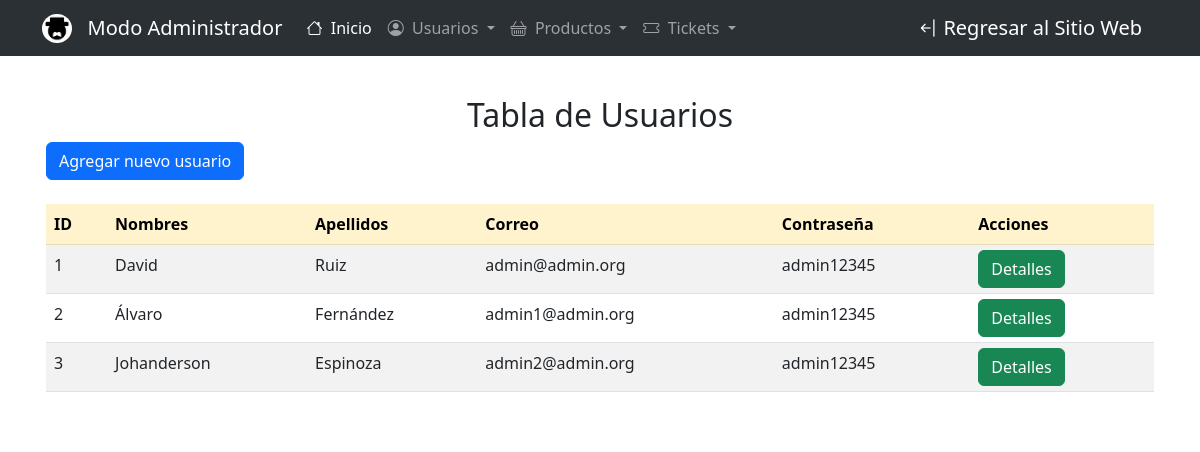
Page /views/admin/usuarios/index.php on the committed database.
### tables this page shows
CREATE TABLE `usuarios` (
  `id` int(11) NOT NULL,
  `names` varchar(255) NOT NULL,
  `lastnames` varchar(255) NOT NULL,
  `email` varchar(255) NOT NULL,
  `pass` varchar(255) NOT NULL
);

### config/db.php (called while the page is built)
<?php
    class db{
        private $host = 'localhost';
        private $dbname = 'bd_dongil';
        private $user = 'root';
        private $password = '';
        public function conexion(){
            try {
                $PDO = new PDO("mysql:host=".$this->host.";dbname=".$this->dbname,$this->user,$this->password);
                return $PDO;
            } catch (PDOException $e) {
                return $e->getMessage();
            }
        }
    }
?>

### controllers/usuariosController.php (called while the page is built, shortened)
<?php
    include '/xampp/htdocs/Web_Proyect/models/usuariosModel.php';
    class usuariosController{
        private $model;
        public function __construct()
        {
            $this->model =  new usuariosModel();
        }
        public function index()
        {
            return ($this->model->index())? $this->model->index() : false;
        }
    }
?>

### models/usuariosModel.php (called while the page is built, shortened)
<?php
    require_once('/xampp/htdocs/Web_Proyect/config/db.php');
    class usuariosModel{
        private $PDO;
        public function __construct()
        {
            $con = new db();
            $this-> PDO = $con-> conexion();
        }
        public function index(){
            $stament = $this->PDO->prepare('SELECT * FROM usuarios');
            return ($stament->execute()) ? $stament->fetchAll() : false;
        }
    }
?>

### views/admin/usuarios/index.php (the view)
<?php
    require_once('../templates/head.php');
    require_once('/xampp/htdocs/Web_Proyect/controllers/usuariosController.php');
    $obj = new usuariosController();
    $rows = $obj->index();
?>
<div class="row">
    <div class="col-md-12 rounded p-3" style="background: rgba(255,255,255, 0.85);backdrop-filter: blur(5px)">
        <h2 class="text-center">Tabla de Usuarios</h2>
        <div class="pb-3">
            <a href="create.php" class="btn btn-primary">Agregar nuevo usuario</a>
        </div>
        <table class="table container-fluid mt-2 table-striped">
            <thead class="table-warning">
                <tr>
                    <th scope="col">ID</th>
                    <th scope="col">Nombres</th>
                    <th scope="col">Apellidos</th>
                    <th scope="col">Correo</th>
                    <th scope="col">Contraseña</th>
                    <th scope="col">Acciones</th>
                </tr>
            </thead>
            <tbody>
                <?php if($rows): ?>
                    <?php foreach ($rows as $row): ?>
                        <tr>
                            <td scope="row"><?= $row['id']?></td>
                            <td scope="row"><?= $row['names']?></td>
                            <td scope="row"><?= $row['lastnames']?></td>
                            <td scope="row"><?= $row['email']?></td>
                            <td scope="row"><?= $row['pass']?></td>
                            <td scope="row">
                                <a href="show.php?id=<?= $row['id']?>" class="btn btn-success" style="margin-top: -3px; margin-bottom: -3px">Detalles</a>
                            </td>
                        </tr>
                    <?php endforeach; ?>
                <?php else: ?>
                    <tr>
                        <td colspan="5" class="text-center">No hay registros en la tabla de usuarios</td>
                    </tr>
                <?php endif; ?>
            </tbody>
        </table>
    </div>
</div>
<?php require_once('../templates/footer.php'); ?>

### views/admin/templates/head.php (style rules this page uses)
body { background-image: url('https://cloudappi-web.s3.eu-west-1.amazonaws.com/wp-content/uploads/2022/02/02090502/imagenes-blog.jpg'); background-size: cover; background-repeat: no-repeat; background-position: center; background-attachment: fixed; }

### rows in the picture
usuarios: id "1", names "David", lastnames "Ruiz", email "admin@admin.org", pass "admin12345"
usuarios: id "2", names "Álvaro", lastnames "Fernández", email "admin1@admin.org", pass "admin12345"
usuarios: id "3", names "Johanderson", lastnames "Espinoza", email "admin2@admin.org", pass "admin12345"
